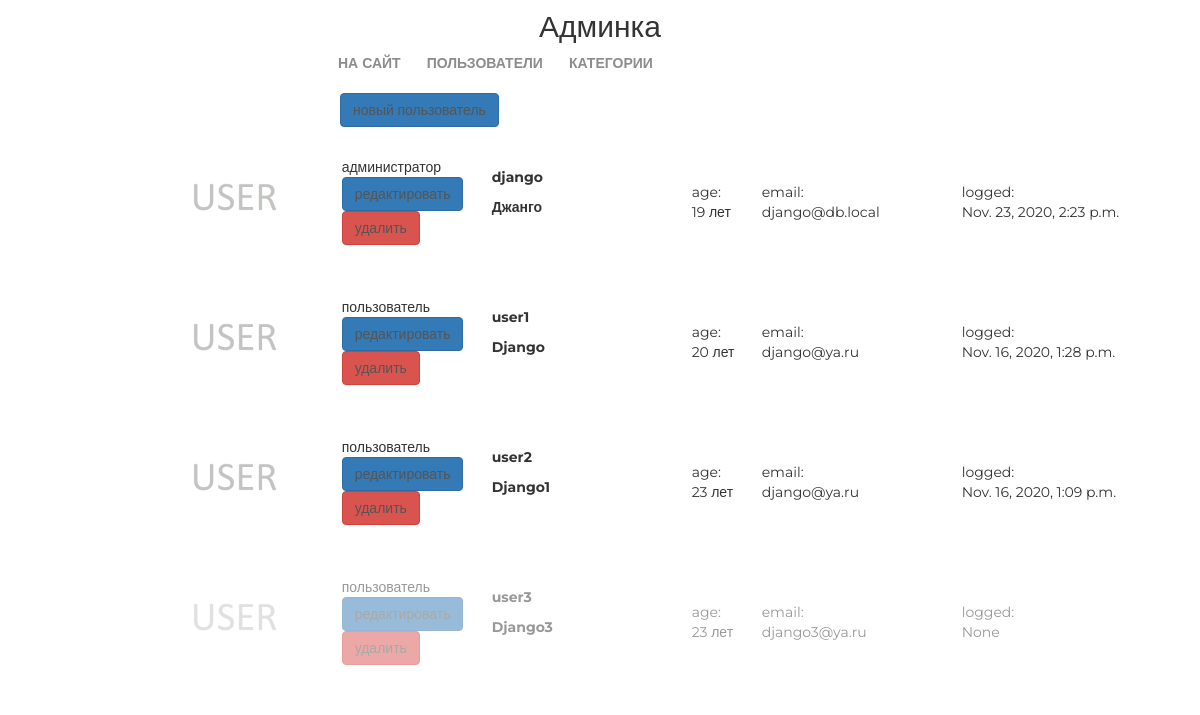
Page /myadmin/ (signed in) on the earlier database version.
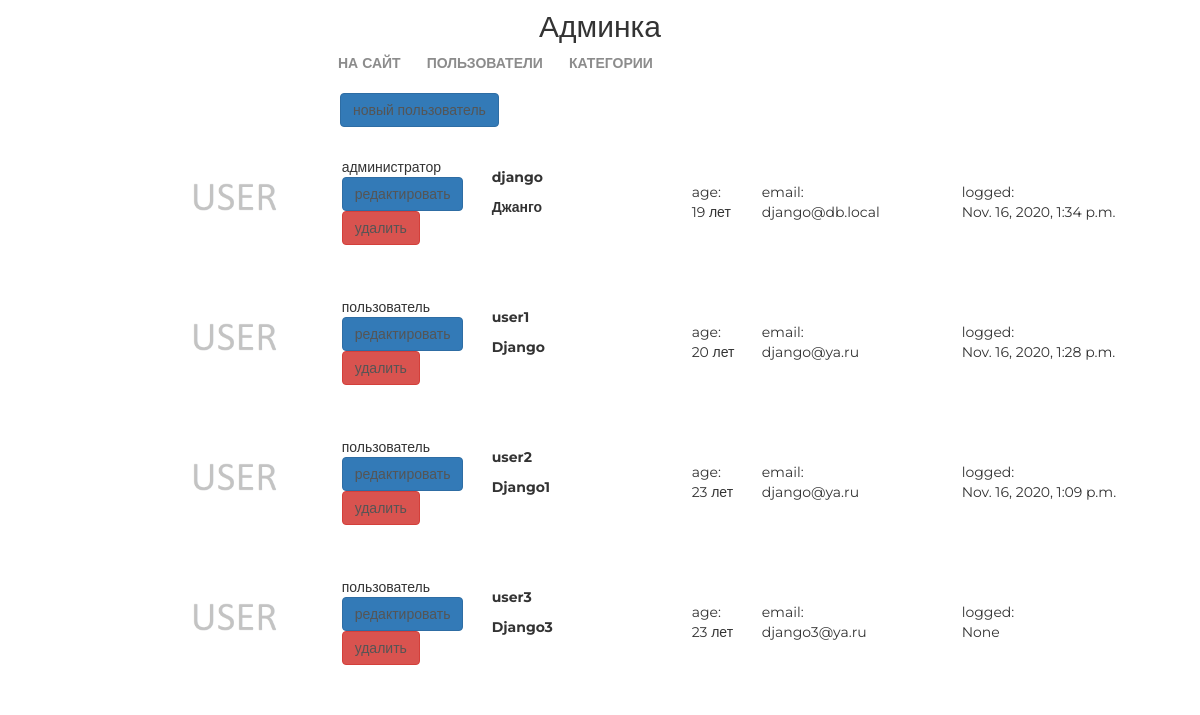
Same page on the later database version.
### authapp/models.py (models this page shows, shortened)
class ShopUser(AbstractUser):
    age = models.PositiveIntegerField('возраст', null=True)
    avatar = models.ImageField('аватар', upload_to='avatars', blank=True)

### adminapp/views.py (the view)
# urls.py: path('', adminapp.index, name='index'),
@user_passes_test(lambda x: x.is_superuser)
def index(request):
    users = get_user_model().objects.all()
    context = {
        'page_title': 'админка/пользователи',
        'object_list': users
    }
    return render(request, 'adminapp/index.html', context=context)

### adminapp/templates/adminapp/index.html (shortened to what this page needs)
{% extends 'adminapp/base.html' %}
{% load static %}
{% block container %}
    <div class="users_list">
        <a href="" class="btn btn-primary new_user">
            новый пользователь
        </a>
        {% for shop_user in object_list %}
            <div class="user_record {% if not shop_user.is_active %}not_active{% endif %}">
                <img src="/media/{{ shop_user.avatar|default:"avatars/default.jpg" }}" alt="{{ shop_user.username }}">
                <div class="user_role">
                    {% if shop_user.is_superuser %}администратор{% else %}пользователь{% endif %}
                    <a href="{% url 'myadmin:user_update' shop_user.pk %}" class="btn btn-primary">
                        редактировать
                    </a>
                    <a href="{% url 'myadmin:user_delete' shop_user.pk %}" class="btn btn-danger">
                        удалить
                    </a>
                </div>
                <div class="user_name">
                    <p><strong>{{ shop_user.username }}</strong></p>
                    <p>
                        {% if shop_user.first_name %}
                            <b>{{ shop_user.first_name|title }}</b>
                        {% endif %}
                    </p>
                </div>
                <div class="user_age">
                    age:<br>
                    {{ shop_user.age }} лет
                </div>
                <div class="user_email">
                    email:<br>
                    {{ shop_user.email }}
                </div>
                <div class="user_lastlogin">
                    logged:<br>
                    {{ shop_user.last_login }}
                </div>
            </div>
        {% endfor %}
    </div>
{% endblock %}

### adminapp/templates/adminapp/base.html (shortened to what this page needs)
<!DOCTYPE html>
{% load static %}
<html>
<head>
    {% block css %}
        <link rel="stylesheet" href="{% static 'fonts/font-awesome/css/font-awesome.css' %}">
        <link rel="stylesheet" type="text/css" href="{% static 'css/bootstrap.min.css' %}">
        <link rel="stylesheet" type="text/css" href="{% static 'css/style.css' %}">
    {% endblock %}
</head>
<body>
<div class="admin_container">
    <div class="h2 text-center head">
        Админка
    </div>
    {% block menu %}
        <div class="admin_menu">
            {% include 'adminapp/includes/inc__menu.html' %}
        </div>
    {% endblock %}
    {% block container %}
    {% endblock %}
</div>
</body>
</html>

### adminapp/templates/adminapp/includes/inc__menu.html (shortened to what this page needs)
<ul class="menu">
    <li>
        <a href="{% url 'main:index' %}">на сайт</a>
    </li>
    <li>
        <a href="{% url 'myadmin:index' %}">пользователи</a>
    </li>
    <li>
        <a href="{% url 'myadmin:categories' %}">
            категории
        </a>
    </li>
</ul>

### static/css/style.css (style rules this page uses)
* { margin: 0; padding: 0; }
body { font-family: 'Montserrat', sans-serif; }
html, body { height: 100%; }
.users_list { margin-left: 150px; }
.users_list a { color: #555; text-decoration: none; }
.users_list .new_user { margin-left: 190px; }
.user_record { height: 125px; margin: 15px auto; position: relative; }
.user_record img { display: block; float: left; height: 125px; border-radius: 25px; }
.user_record .user_name { display: block; float: left; margin-top: 15px; margin-left: 25px; width: 175px; }
.user_record .user_name p { margin: 10px auto; }
.user_record .user_email { display: block; float: left; margin-top: 40px; margin-left: 25px; width: 175px; }
.user_record .user_age { display: block; float: left; margin-top: 40px; margin-left: 25px; width: 45px; }
.user_record .user_role { display: block; float: left; margin-top: 15px; margin-left: 25px; width: 125px; }
.user_record .user_lastlogin { display: block; float: left; margin-top: 40px; margin-left: 25px; width: 175px; }
.admin_container .h2 { margin-top: 10px; }
.admin_menu { display: block; left: 15px; top: 20px; height: 40px; width: 100%; }
.admin_menu ul.menu { display: block; float: none; width: 550px; height: 50px; margin: auto; color: #555; }
.menu { list-style-type: none; margin-top: 67px; float: right; }
.menu li { float: left; }
.menu a { color: #8c8c8c; font-size: 14px; font-weight: 700; text-align: right; text-transform: uppercase; text-decoration: none; padding: 10px 13px; }

Differences in the rows shown:
changed ShopUser "django": last_login "Nov. 23, 2020, 2:23 p.m." → "Nov. 16, 2020, 1:34 p.m."
changed ShopUser "user3": now shows "редактировать"
